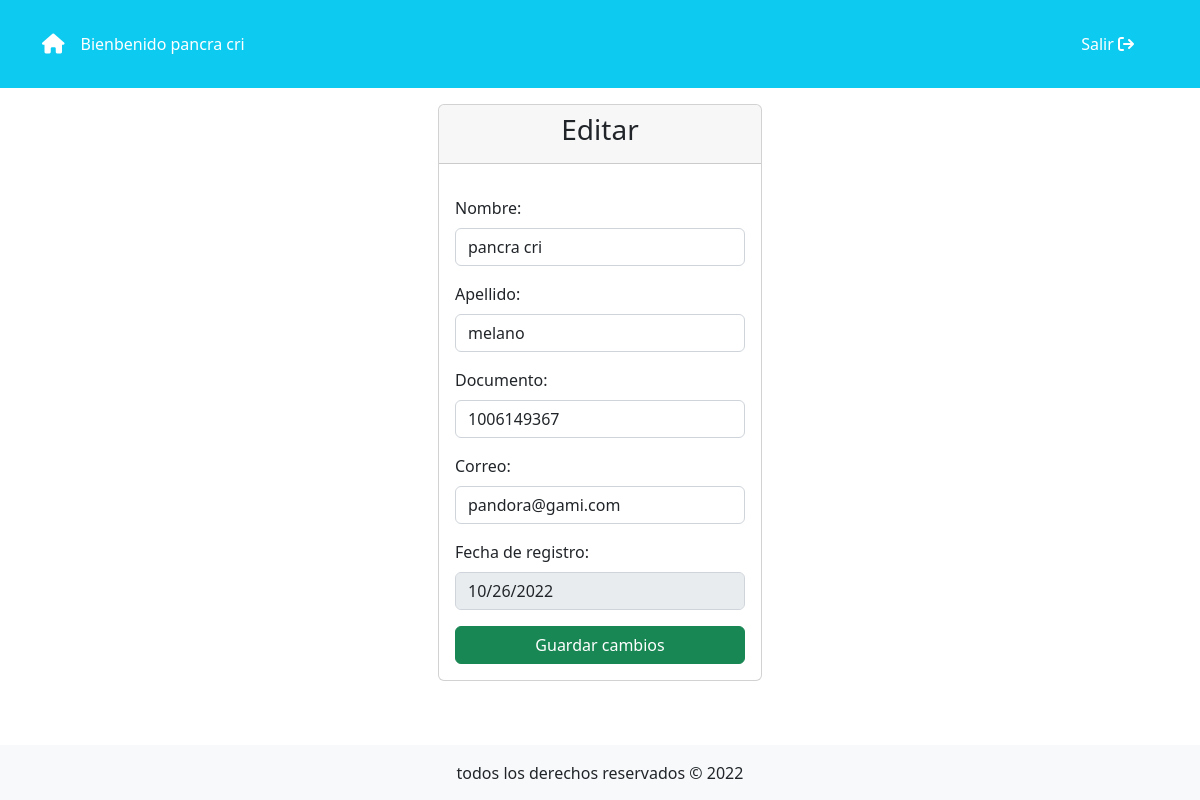
The page /userEstandar/index.php (signed in) on the database as committed earlier.
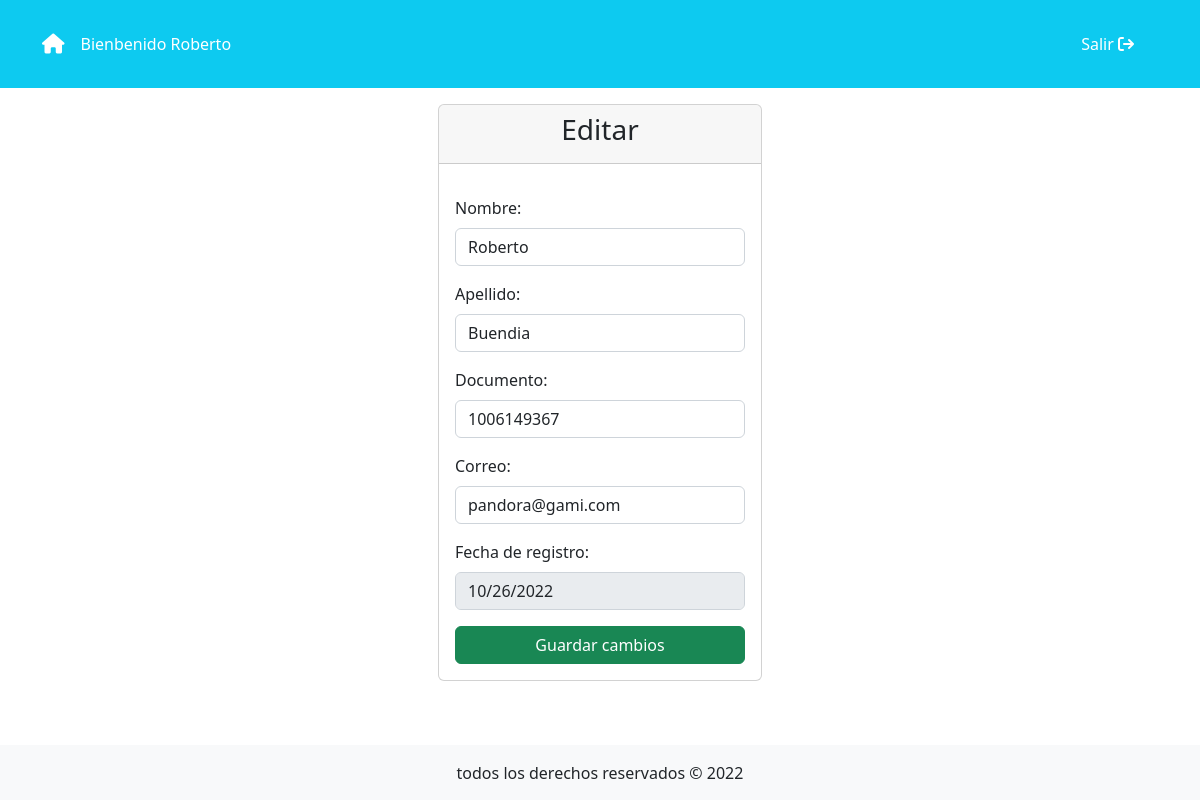
The same page on the database as committed later.
### tables this page shows
CREATE TABLE `usuario` (
  `id` int(11) NOT NULL,
  `nombre` varchar(100) NOT NULL,
  `apellido` varchar(100) NOT NULL,
  `documento` int(11) NOT NULL,
  `correo` varchar(100) NOT NULL,
  `contraseña` varchar(80) NOT NULL,
  `idRol` int(11) DEFAULT NULL,
  `fechaRegistro` date DEFAULT NULL
);

### userEstandar/index.php (the view, shortened to what this page needs)
<?php
    include('../db.php');
    $id = $_SESSION['userId'];
    $query = "SELECT * FROM usuario WHERE id = $id";
    $result = mysqli_query($conexion, $query);
    if(mysqli_num_rows($result) == 1){
        $row = mysqli_fetch_array($result);
        $nombre = $row['nombre'];
        $apellido = $row['apellido'];
        $documento = $row['documento'];
        $correo = $row['correo'];
        $fechaRegistro = $row['fechaRegistro'];
    }
?>
<?php include('../includes/header.php'); ?>
<?php include('menu.php'); ?>
<div class="container">
        <div class="row">
            <div class="col-md-4 mx-auto">
                <div class="card m-3">
                    <div class="card-header text-center">
                        <h3>Editar</h3>
                    </div>
                    <form action="../crud/edit.php?id=<?php echo $id ?>" method="POST" class="p-3">
                        <div class="form-group my-3">
                            <label for="nombre" class="form-label">Nombre:</label>
                            <input type="text" id="nombre" name="nombre" class="form-control" value="<?php echo $nombre; ?>">
                        </div>
                        <div class="form-group my-3">
                            <label for="apellido" class="form-label">Apellido:</label>
                            <input type="text" id="apellido" name="apellido" class="form-control" value="<?php echo $apellido; ?>">
                        </div>
                        <div class="form-group my-3">
                            <label for="documento" class="form-label">Documento:</label>
                            <input type="number" id="documento" name="documento" class="form-control" value="<?php echo $documento; ?>">
                        </div>
                        <div class="form-group my-3">
                            <label for="correo" class="form-label">Correo:</label>
                            <input type="text" id="correo" name="correo" class="form-control" value="<?php echo $correo; ?>">
                        </div>
                        <div class="form-group my-3">
                            <label for="fechaRegistro" class="form-label">Fecha de registro:</label>
                            <input type="date" id="fechaRegistro" name="fechaRegistro" class="form-control" value="<?php echo $fechaRegistro; ?>" disabled>
                        </div>
                        <button type="submit" class="btn btn-success w-100" name="update">Guardar cambios</button>
                    </form>
                </div>
            </div>
        </div>
    </div>
    <?php include('../includes/footer.php') ?>

### includes/header.php (shortened to what this page needs)
<!DOCTYPE html>
<html lang="en">
<head>
    <link href="https://cdn.jsdelivr.net/npm/bootstrap@5.2.2/dist/css/bootstrap.min.css" rel="stylesheet">
    <link rel="stylesheet" href="https://cdnjs.cloudflare.com/ajax/libs/font-awesome/6.2.0/css/all.min.css" />
</head>
<body>

### userEstandar/menu.php (shortened to what this page needs)
<?php
    $id = $_SESSION['userId'];
    $result = mysqli_query($conexion, $query);
    $row = mysqli_fetch_array($result);
    $usuario = $row['nombre'];
?>
<nav class="navbar navbar-expand-lg bg-info p-4">
  <div class="container">
    <a class="navbar-brand text-white" href="#"><i class="fa-solid fa-house"></i></a>
    <p class="text-white text-justify-center m-0">Bienbenido <?php echo $usuario; ?></p>
    <div class="collapse navbar-collapse justify-content-end" id="navbarNav">
      <ul class="navbar-nav">
          <li class="nav-item">
            <a class="nav-link text-white px-4" href="../salir.php">Salir <i class="fa-sharp fa-solid fa-arrow-right-from-bracket"></i></a>
          </li>
      </ul>
    </div>
  </div>
</nav>

### includes/footer.php (shortened to what this page needs)
    <footer class="bg-light p-3 text-center mt-5 " >
        <p class="m-0">todos los derechos reservados &copy 2022</p>
    </footer>
</body>
</html>

Rows that differ between the two databases and show on the page:
changed usuario "pandora@gami.com": nombre "pancra cri" → "Roberto"; apellido "melano" → "Buendia"
